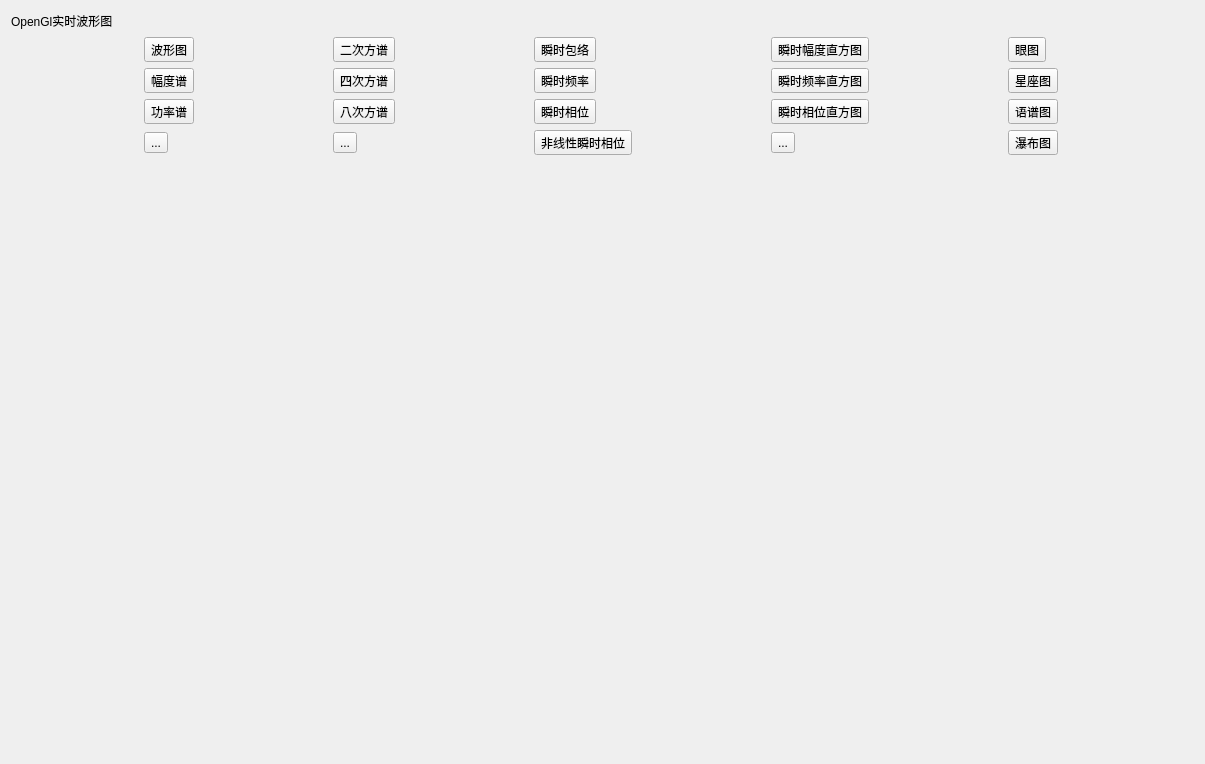
<?xml version="1.0" encoding="UTF-8"?>
<ui version="4.0">
 <class>WaveformdiagramopenGLClass</class>
 <widget class="QWidget" name="WaveformdiagramopenGLClass">
  <property name="geometry">
   <rect>
    <x>0</x>
    <y>0</y>
    <width>1205</width>
    <height>764</height>
   </rect>
  </property>
  <property name="windowTitle">
   <string>WaveformdiagramopenGL</string>
  </property>
  <layout class="QVBoxLayout" name="verticalLayout">
   <property name="spacing">
    <number>0</number>
   </property>
   <property name="leftMargin">
    <number>0</number>
   </property>
   <property name="topMargin">
    <number>0</number>
   </property>
   <property name="rightMargin">
    <number>0</number>
   </property>
   <property name="bottomMargin">
    <number>0</number>
   </property>
   <item>
    <widget class="QWidget" name="widget" native="true">
     <layout class="QVBoxLayout" name="verticalLayout_2">
      <item>
       <widget class="QWidget" name="widget_2" native="true">
        <layout class="QHBoxLayout" name="horizontalLayout">
         <property name="spacing">
          <number>0</number>
         </property>
         <property name="leftMargin">
          <number>0</number>
         </property>
         <property name="topMargin">
          <number>0</number>
         </property>
         <property name="rightMargin">
          <number>0</number>
         </property>
         <property name="bottomMargin">
          <number>0</number>
         </property>
         <item>
          <widget class="QLabel" name="titlelabel">
           <property name="styleSheet">
            <string notr="true">	font: 16pt &quot;楷体&quot;;</string>
           </property>
           <property name="text">
            <string>&lt;html&gt;&lt;head/&gt;&lt;body&gt;&lt;p&gt;OpenGl实时波形图&lt;/p&gt;&lt;/body&gt;&lt;/html&gt;</string>
           </property>
           <property name="wordWrap">
            <bool>true</bool>
           </property>
          </widget>
         </item>
         <item>
          <spacer name="horizontalSpacer">
           <property name="orientation">
            <enum>Qt::Orientation::Horizontal</enum>
           </property>
           <property name="sizeHint" stdset="0">
            <size>
             <width>40</width>
             <height>20</height>
            </size>
           </property>
          </spacer>
         </item>
        </layout>
       </widget>
      </item>
      <item>
       <spacer name="verticalSpacer_2">
        <property name="orientation">
         <enum>Qt::Orientation::Vertical</enum>
        </property>
        <property name="sizeHint" stdset="0">
         <size>
          <width>20</width>
          <height>1</height>
         </size>
        </property>
       </spacer>
      </item>
      <item>
       <layout class="QGridLayout" name="gridLayout">
        <item row="2" column="2">
         <widget class="QToolButton" name="btnInstPhase">
          <property name="text">
           <string>瞬时相位</string>
          </property>
         </widget>
        </item>
        <item row="2" column="3">
         <widget class="QToolButton" name="btnInstPhaseHistogram">
          <property name="text">
           <string>瞬时相位直方图</string>
          </property>
         </widget>
        </item>
        <item row="3" column="0">
         <widget class="QToolButton" name="btnPlaceholder1">
          <property name="text">
           <string>...</string>
          </property>
         </widget>
        </item>
        <item row="1" column="3">
         <widget class="QToolButton" name="btnInstFreqHistogram">
          <property name="text">
           <string>瞬时频率直方图</string>
          </property>
         </widget>
        </item>
        <item row="3" column="3">
         <widget class="QToolButton" name="btnPlaceholder3">
          <property name="text">
           <string>...</string>
          </property>
         </widget>
        </item>
        <item row="1" column="2">
         <widget class="QToolButton" name="btnInstFrequency">
          <property name="text">
           <string>瞬时频率</string>
          </property>
         </widget>
        </item>
        <item row="1" column="1">
         <widget class="QToolButton" name="btnFourthPowerSpectrum">
          <property name="text">
           <string>四次方谱</string>
          </property>
         </widget>
        </item>
        <item row="2" column="0">
         <widget class="QToolButton" name="btnPowerSpectrum">
          <property name="text">
           <string>功率谱</string>
          </property>
         </widget>
        </item>
        <item row="2" column="1">
         <widget class="QToolButton" name="btnEighthPowerSpectrum">
          <property name="text">
           <string>八次方谱</string>
          </property>
         </widget>
        </item>
        <item row="0" column="2">
         <widget class="QToolButton" name="btnInstEnvelope">
          <property name="text">
           <string>瞬时包络</string>
          </property>
         </widget>
        </item>
        <item row="3" column="1">
         <widget class="QToolButton" name="btnPlaceholder2">
          <property name="text">
           <string>...</string>
          </property>
         </widget>
        </item>
        <item row="0" column="4">
         <widget class="QToolButton" name="btnEyeDiagram">
          <property name="text">
           <string>眼图</string>
          </property>
         </widget>
        </item>
        <item row="1" column="4">
         <widget class="QToolButton" name="btnConstellationDiagram">
          <property name="text">
           <string>星座图</string>
          </property>
         </widget>
        </item>
        <item row="3" column="4">
         <widget class="QToolButton" name="btnWaterfallPlot">
          <property name="text">
           <string>瀑布图</string>
          </property>
         </widget>
        </item>
        <item row="3" column="2">
         <widget class="QToolButton" name="btnNonlinearInstPhase">
          <property name="text">
           <string>非线性瞬时相位</string>
          </property>
         </widget>
        </item>
        <item row="1" column="0">
         <widget class="QToolButton" name="btnAmplitudeSpectrum">
          <property name="text">
           <string>幅度谱</string>
          </property>
         </widget>
        </item>
        <item row="0" column="3">
         <widget class="QToolButton" name="btnInstAmpHistogram">
          <property name="text">
           <string>瞬时幅度直方图</string>
          </property>
         </widget>
        </item>
        <item row="2" column="4">
         <widget class="QToolButton" name="btnSpectrogram">
          <property name="text">
           <string>语谱图</string>
          </property>
         </widget>
        </item>
        <item row="0" column="0">
         <widget class="QToolButton" name="btnWaveform">
          <property name="text">
           <string>波形图</string>
          </property>
         </widget>
        </item>
        <item row="0" column="1">
         <widget class="QToolButton" name="btnSquareSpectrum">
          <property name="text">
           <string>二次方谱</string>
          </property>
         </widget>
        </item>
       </layout>
      </item>
      <item>
       <spacer name="verticalSpacer">
        <property name="orientation">
         <enum>Qt::Orientation::Vertical</enum>
        </property>
        <property name="sizeHint" stdset="0">
         <size>
          <width>20</width>
          <height>637</height>
         </size>
        </property>
       </spacer>
      </item>
     </layout>
    </widget>
   </item>
  </layout>
 </widget>
 <layoutdefault spacing="6" margin="11"/>
 <resources>
  <include location="../resources/WaveformdiagramopenGL.qrc"/>
 </resources>
 <connections/>
</ui>
